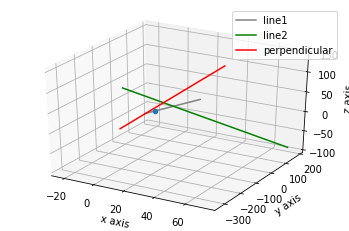

This figure's Python source:
# -*- coding: utf-8 -*-
"""
@author: Satyanarayana
"""
import numpy as np
import matplotlib.pyplot as plt

fig = plt.figure()
ax = plt.axes(projection="3d")

def plot_lines(x,y,z,k,l):

   ax.plot3D(x, y, z, k,label=l)

# l1_dir and l2_dir   
l1_dir = np.array([3, -16, 7])
l2_dir = np.array([3, 8, -5])
perpendicular_dir = np.array([2, 4, 6])

#points through which the lines pass
point1 = np.array([8,-19,10])
point2 = np.array([15,29,5])
point3 = np.array([1,2,-4])

#x1,y1,z1 are points on l1   
#x2,y2,z2 are points on l2 
#x3,y3,z3 are points on lper
x1 = [];y1 = [];z1 = []
x2 = [];y2 = [];z2 = []
x3 = [];y3 = [];z3 = []

#Compute points on 3 lines for plotting
for i in range(-10,20):
    
    x1 +=[l1_dir[0]*i+point1[0]];y1 +=[l1_dir[1]*i+point1[1]]; z1 +=[l1_dir[2]*i+point1[2]]
    x2 +=[l2_dir[0]*i+point2[0]];y2 +=[l2_dir[1]*i+point2[1]];z2 +=[l2_dir[2]*i+point2[2]]
    x3 +=[perpendicular_dir[0]*i+point3[0]]; y3 +=[perpendicular_dir[1]*i+point3[1]]; z3 +=[perpendicular_dir[2]*i-point3[2]]
    
ax.set_xlabel('x axis')
ax.set_ylabel('y axis')
ax.set_zlabel('z axis')

plot_lines(x1,y1,z1,'gray','line1')
plot_lines(x2,y2,z2,'green','line2')
plot_lines(x3,y3,z3,'red','perpendicular')
ax.legend()
ax.scatter(point3[0],point3[1],point3[2])    
plt.show()
